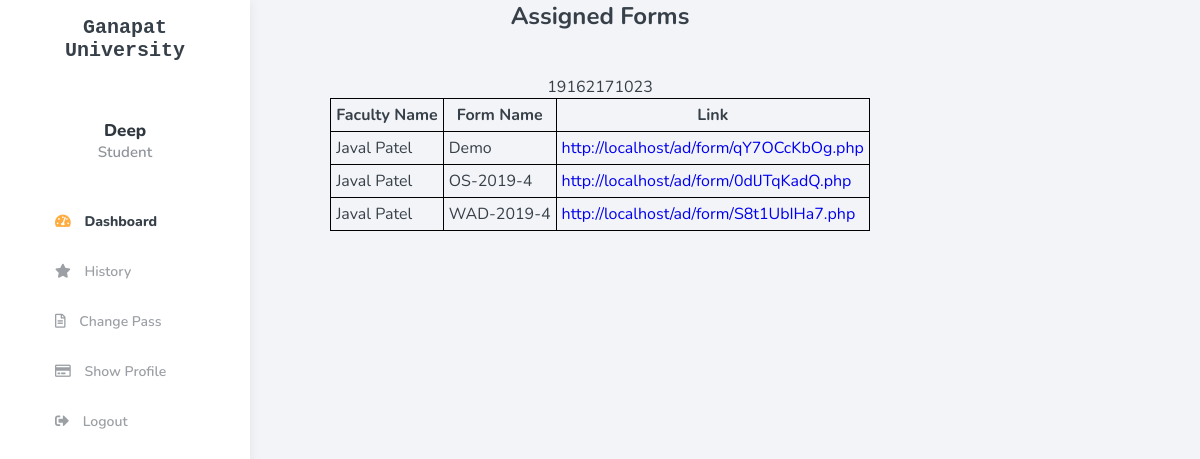
/my_project/student_dashboard/dashboad-student1.php (signed in), run on the app's committed database.
### tables this page shows
CREATE TABLE `detail` (
  `uid` varchar(10) NOT NULL,
  `Name` varchar(20) NOT NULL,
  `a_table` varchar(15) NOT NULL,
  `q_table` varchar(15) NOT NULL,
  `sem` varchar(3) NOT NULL,
  `link` varchar(100) NOT NULL,
  `Time` varchar(40) DEFAULT NULL,
  `Flag` int(1) NOT NULL DEFAULT 1
);

CREATE TABLE `u_detail` (
  `username` varchar(15) NOT NULL,
  `email` varchar(25) NOT NULL,
  `password` varchar(32) NOT NULL,
  `name` text NOT NULL
);

### my_project/student_dashboard/dashboad-student1.php (the view, shortened to what this page needs)
<!DOCTYPE html>
<html lang="en">
<head>
<link rel="stylesheet" href="css/all.min.css">
<link rel="stylesheet" href="css/Style.css">
</head>
<body>
<div class="wrapper">
    <div class="navbar">
        <h1 class="title-1">Ganapat<br>University</h1>
        <div class="profile_wrap">
            <div class="profile_img">
            </div>
            <div class="profile_info">
                <h2 class="name"><?php echo  $_SESSION["user_name"]  ;   ?></h2>
                <p class="role">Student</p>
            </div>
        </div>
        <ul>
            <li>
                <a href="dashboard.php" class="active">
                    <span class="icon"><i class="fa fa-tachometer-alt"></i></span>
                    <span class="title_2">Dashboard</span>
                </a>
            </li>
            <li>
                <a href="Fetch.php">
                    <span class="icon"><i class="fa fa-star"></i></span>
                    <span class="title_2">History</span>
                </a>
            </li>
            <li>
                <a href="change_pass.php">
                    <span class="icon"><i class="far fa-file-alt"></i></span>
                    <span class="title_2">Change Pass</span>
                </a>
            </li>
            <li>
                <a href="show_profile.php">
                    <span class="icon"><i class="far fa-credit-card"></i></span>
                    <span class="title_2">Show Profile</span>
                </a>
            </li>
			<li>
                <a href="logout.php">
                    <span class="icon"><i class="fas fa-sign-out-alt"></i></span>
                    <span class="title_2">Logout</span>
                </a>
            </li>
        </ul>
    </div>
</div>
<div class = "writing">
	<?php
	include('C:\\xampp\htdocs\ad\web.php');
	echo "<center>";
	$uname = $_SESSION['user_name'];
	$sql= "SELECT `enroll`,`sem`,`email_id`,`name` from `student` where `username`='$uname';";
	echo "<h2>Assigned Forms</h2><br><br>";
	$result = mysqli_query($conn,$sql);
	while($row = $result->fetch_array(MYSQLI_ASSOC))
	{
		$en=$row['enroll'];
		$sem=$row['sem'];
	}
	echo 	$_SESSION['sen'];
	$sql2 = "SELECT u_detail.name,detail.a_table,detail.Name,detail.Link from detail,u_detail where (detail.uid=u_detail.username AND `Flag` = 1) AND (sem='$sem' OR sem='ALL' );";
	$result2 = mysqli_query($conn,$sql2);
	echo "<table><tr><th>Faculty Name</th><th>Form Name</th><th>Link</th></tr>";
	while($row = $result2->fetch_array(MYSQLI_ASSOC))
	{
		$a_t_name=$row['a_table'];
		$sql3="SELECT en_no from $a_t_name where en_no=$en;";
		$result3=mysqli_query($conn,$sql3);
		if ($result3->num_rows == 0)
		{
		echo "<tr><td>".$row['name']."</td><td>".$row['Name']."</td><td><a href='".$row['Link']."'>".$row['Link']."</a></td></tr>";
		}
		}
	echo "</table>";
	echo "</center>";
	?>
</div>
</body>
</html>

### my_project/student_dashboard/css/Style.css (style rules this page uses)
* { margin: 0; padding: 0; box-sizing: border-box; list-style: none; text-decoration: none; font-family: 'Nunito', sans-serif; }
body { background: #f3f4f8; color: #374049; }
.wrapper { position: fixed; left: 0; width: 250px; height: 100%; background: #fff; box-shadow: 1px 1px 10px rgba(0,0,0,0.06); }
.wrapper .navbar { position: relative; }
.title-1 { display: flex; align-items: center; justify-content: center; position: relative; font-size: 20px; font-style: normal; margin-top: 16px; color: #374049; text-align: center; font-family: '', monospace; }
.wrapper .navbar .profile_wrap { padding: 25px; text-align: center; }
.wrapper .navbar .profile_wrap .profile_img { width: 70px; margin: 0 auto 10px; display: block; }
.wrapper .navbar .profile_wrap .profile_info .name { font-size: 17px; text-transform: capitalize; font-weight: 800; color: #30373f; }
.wrapper .navbar .profile_wrap .profile_info .role { font-weight: 600; font-size: 15px; color: #90959b; }
.wrapper .navbar ul { padding: 10px 40px; }
.wrapper .navbar ul li > a { display: block; position: relative; font-size: 14px; padding: 15px; height: 50px; color: #9ca0a5; font-weight: 600; transition: all 1s ease; }
.wrapper .navbar ul li a .icon { margin-right: 10px; }
.wrapper .navbar ul li a > span { display: inline-block; }
a.active .icon, a:hover .icon { color: #ffad41; }
a.active .title_2, a:hover .title_2 { color: #374049; font-weight: 800; }

### my_project/student_dashboard/dashboad-student1.php (style rules this page uses)
table, th, td { border-width:5px; border: 1px solid black; padding:5px; border-collapse: collapse; align:center; }

### data on the page
detail: u_detail.name "Javal Patel", Name "Demo", link "http://localhost/ad/form/qY7OCcKbOg.php"
detail: u_detail.name "Javal Patel", Name "OS-2019-4", link "http://localhost/ad/form/0dlJTqKadQ.php"
detail: u_detail.name "Javal Patel", Name "WAD-2019-4", link "http://localhost/ad/form/S8t1UbIHa7.php"

### other printed values
$_SESSION["user_name"] "Deep"
$_SESSION['sen'] "19162171023"
